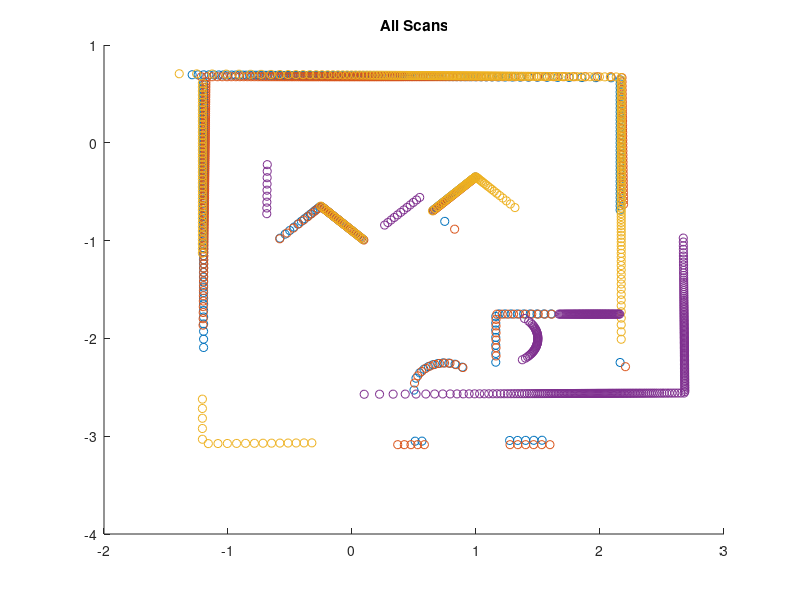
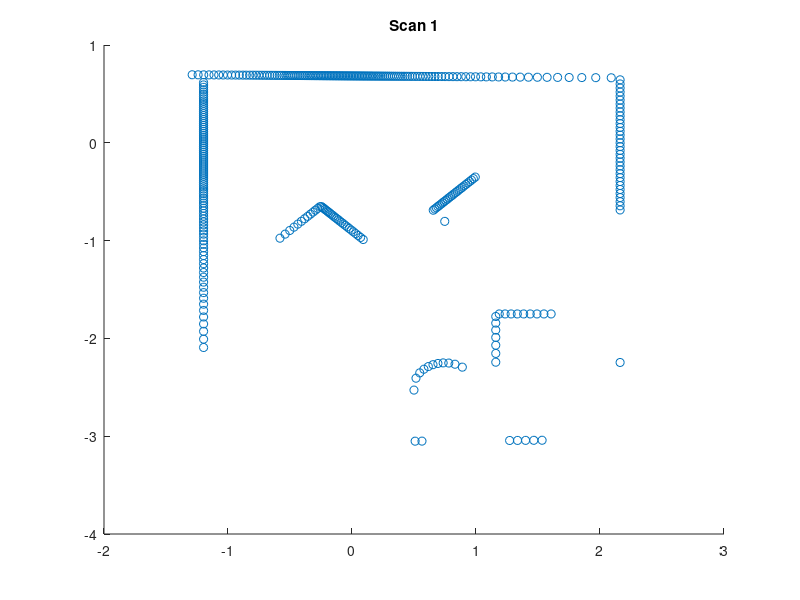
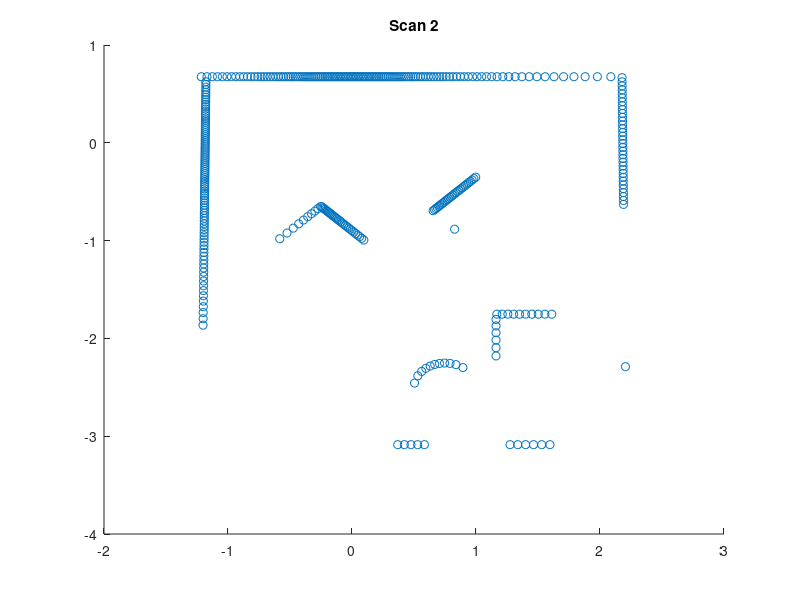
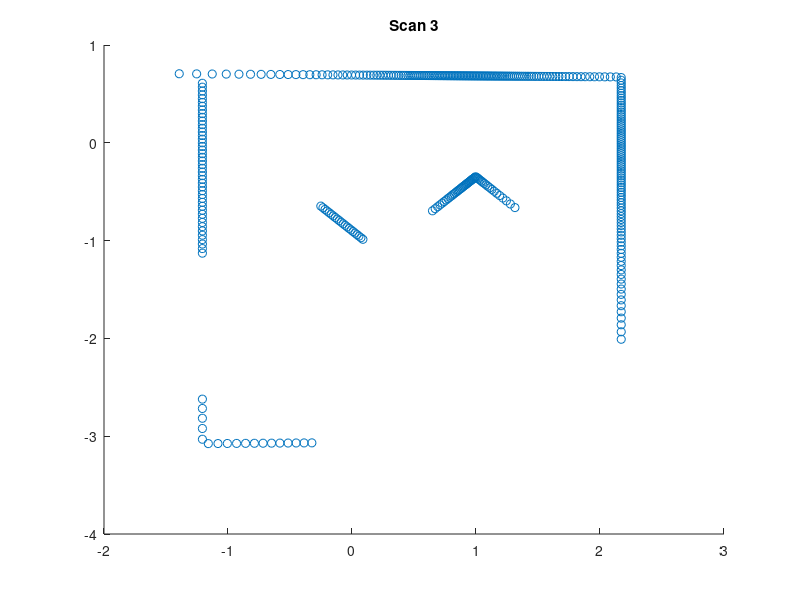

These charts were generated, in order, by the following MATLAB code:
load('lidar.mat', 'r_all','theta_all')

origins = [0 0; 0 0; 1 0; 2 -2];
angles = [0 pi/2 0 pi/3];
offset = [-.084 0];

mainfig = figure;

for i = 1:size(origins,1)
    % Place in Neato frame and plot
    lframe = [cos(theta_all(:,i)).*r_all(:,i)...
        sin(theta_all(:,i)).*r_all(:,i)]';
    
    lframe(end+1,:) = 1;
    nframe = [1 0 offset(1);...
        0 1 offset(2);...
        0 0 1] * lframe;
    
    % Place into global frame
    % Undo rotation and translation
    
    theta = angles(i);
    rot = [cos(theta) -sin(theta) 0; sin(theta) cos(theta) 0; 0 0 1] * nframe;
    
    gframe = [1 0 origins(i,1);...
        0 1 origins(i,2);...
        0 0 1] * rot;
    
    figure;
    scatter(gframe(1,:), gframe(2,:));
    title(['Scan ',num2str(i)]);
    
    figure(mainfig);
    scatter(gframe(1,:), gframe(2,:));
    hold on;
    title('All Scans')
end
figure(mainfig);
    
    
    
    
